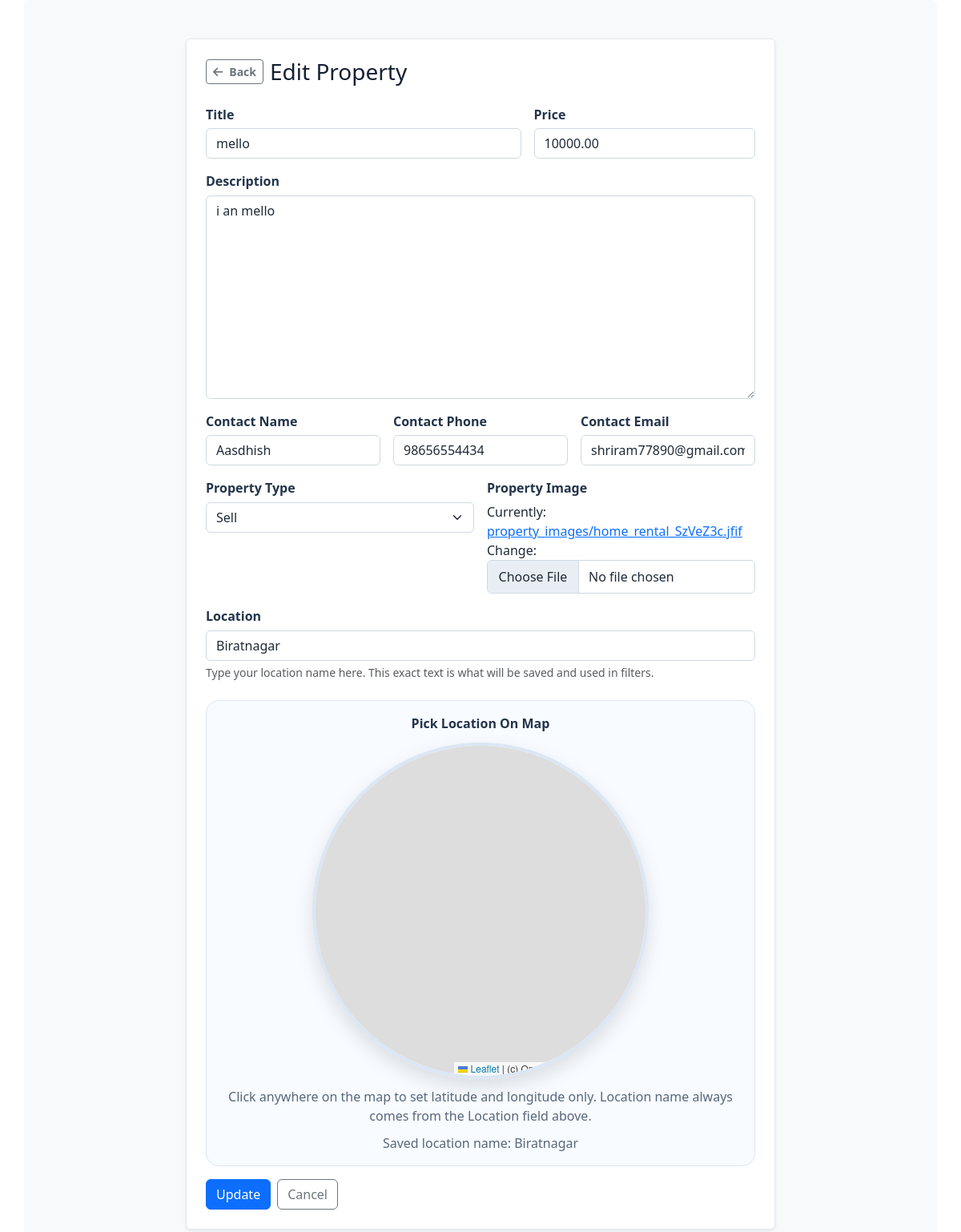
Page /properties/7/edit/ (signed in) on the committed database.
### home/models.py (models this page shows, shortened)
class Property(models.Model):
    PROPERTY_TYPE = (
        ('rent', 'Rent'),
        ('sell', 'Sell'),
    )
    user = models.ForeignKey(User, on_delete=models.CASCADE)
    title = models.CharField(max_length=200)  # Property title/name
    description = models.TextField()  # Detailed property description
    price = models.DecimalField(max_digits=10, decimal_places=2)  # Rental/selling price
    location = models.CharField(max_length=200)  # Property location (street/area)
    contact_name = models.CharField(max_length=120, blank=True, default="")
    contact_phone = models.CharField(max_length=30, blank=True, default="")
    contact_email = models.EmailField(blank=True, default="")
    property_type = models.CharField(max_length=10, choices=PROPERTY_TYPE)  # Rent or Sell
    image = models.ImageField(upload_to='property_images/')  # Property main image
    created_at = models.DateTimeField(auto_now_add=True)  # Creation timestamp
    latitude = models.FloatField(null=True, blank=True)  # GPS latitude for map display
    longitude = models.FloatField(null=True, blank=True)  # GPS longitude for map display

### home/views.py (the view)
# urls.py: path('properties/<int:property_id>/edit/', views.property_edit, name='property_edit'),  # Edit property
@login_required
def property_edit(request, property_id):
    is_admin = _is_admin_user(request.user)
    if is_admin:
        prop = get_object_or_404(Property, pk=property_id)
    else:
        prop = get_object_or_404(Property, pk=property_id, user=request.user)  # Verify ownership
    if request.method == 'POST':
        form = PropertyForm(request.POST, request.FILES, instance=prop)
        if form.is_valid():
            prop = form.save(commit=False)
            if not is_admin:
                prop.user = request.user
            prop.save()
            return redirect('my_properties')
    else:
        form = PropertyForm(instance=prop)
    return render(request, 'add_property.html', {'form': form})

### home/views.py (called while the page is built)
def _is_admin_user(user):
    return bool(user and user.is_authenticated and (user.is_staff or user.is_superuser))

### home/templates/add_property.html (shortened to what this page needs)
{% extends "layout_minimal.html" %}
{% block content %}
<section class="container py-4 py-lg-5 property-form-bg rounded-3">
  {% url 'properties' as back_browse_fallback %}
  {% url 'my_properties' as back_my_fallback %}
  <div class="row justify-content-center">
    <div class="col-12 col-lg-8">
      <div class="card shadow-sm property-form-card">
        <div class="card-body p-4">
          <div class="d-flex flex-wrap align-items-center gap-2 mb-4">
            {% if form.instance.pk %}
              {% include "partials/back_button.html" with fallback_url=back_my_fallback label="Back" btn_class="btn btn-outline-secondary btn-sm fw-semibold" %}
            {% else %}
              {% include "partials/back_button.html" with fallback_url=back_browse_fallback label="Back" btn_class="btn btn-outline-secondary btn-sm fw-semibold" %}
            {% endif %}
            <h1 class="h3 mb-0">{% if form.instance.pk %}Edit Property{% else %}Create Property{% endif %}</h1>
          </div>
          <form method="post" enctype="multipart/form-data">
            <div class="row g-3">
              <div class="col-12 col-md-7">
                <label class="form-label-custom" for="{{ form.title.id_for_label }}">Title</label>
                {{ form.title }}
              </div>
              <div class="col-12 col-md-5">
                <label class="form-label-custom" for="{{ form.price.id_for_label }}">Price</label>
                {{ form.price }}
              </div>
              <div class="col-12">
                <label class="form-label-custom" for="{{ form.description.id_for_label }}">Description</label>
                {{ form.description }}
              </div>
              <div class="col-12 col-md-4">
                <label class="form-label-custom" for="{{ form.contact_name.id_for_label }}">Contact Name</label>
                {{ form.contact_name }}
              </div>
              <div class="col-12 col-md-4">
                <label class="form-label-custom" for="{{ form.contact_phone.id_for_label }}">Contact Phone</label>
                {{ form.contact_phone }}
              </div>
              <div class="col-12 col-md-4">
                <label class="form-label-custom" for="{{ form.contact_email.id_for_label }}">Contact Email</label>
                {{ form.contact_email }}
              </div>
              <div class="col-12 col-md-6">
                <label class="form-label-custom" for="{{ form.property_type.id_for_label }}">Property Type</label>
                {{ form.property_type }}
              </div>
              <div class="col-12 col-md-6">
                <label class="form-label-custom" for="{{ form.image.id_for_label }}">Property Image</label>
                {{ form.image }}
              </div>
              <div class="col-12">
                <label class="form-label-custom" for="{{ form.location.id_for_label }}">Location</label>
                {{ form.location }}
                <div class="form-text">Type your location name here. This exact text is what will be saved and used in filters.</div>
              </div>
            </div>
            <div class="map-panel">
              <p class="map-title">Pick Location On Map</p>
              <div class="map-circle">
                <div id="map"></div>
              </div>
              <p class="map-help">Click anywhere on the map to set latitude and longitude only. Location name always comes from the Location field above.</p>
              <p class="map-help" id="selected-location-display"></p>
            </div>
            <div class="d-flex flex-wrap gap-2 mt-3">
              <button class="btn btn-primary" type="submit">{% if form.instance.pk %}Update{% else %}Create{% endif %}</button>
              {% if form.instance.pk %}
              <a class="btn btn-outline-secondary" href="{% url 'my_properties' %}">Cancel</a>
              {% else %}
              <a class="btn btn-outline-secondary" href="{% url 'properties' %}">Cancel</a>
              {% endif %}
            </div>
          </form>
        </div>
      </div>
    </div>
  </div>
</section>
{% endblock %}

### static/css/site.css (style rules this page uses)
:root { --notif-title-color: #1f2d3d; --notif-subtitle-color: #6c757d; --notif-unread-bg: rgba(13, 110, 253, 0.05); --notif-card-unread-bg: rgba(13, 110, 253, 0.03); --theme-light-surface: #f8f9fa; --theme-light-surface-border: rgba(31, 45, 61, 0.08); }

### home/templates/add_property.html (style rules this page uses)
.property-form-bg, .property-form-card, .property-form-card .card-body, .property-form-card h1, .property-form-card input, .property-form-card select, .property-form-card textarea, .form-label-custom, .map-panel, .map-title, .map-help { transition: background-color 0.25s ease, border-color 0.25s ease, color 0.25s ease, box-shadow 0.25s ease; }
.property-form-bg { background-color: #f8f9fa; }
.property-form-card { background: #ffffff; border: 1px solid #e3e8ef; }
.property-form-card .card-body { color: #1f2a37; }
.property-form-card h1 { color: #142033; text-shadow: none; }
.property-form-card input:not([type="file"]), .property-form-card select, .property-form-card textarea { background: #ffffff; border: 1px solid #cfd8e3; color: #1f2a37; }
.property-form-card select { background-color: #ffffff; background-repeat: no-repeat; background-position: right 0.75rem center; background-size: 16px 12px; border-color: #cfd8e3; color: #1f2a37; padding-right: 2.35rem; }
.property-form-card select option { background: #ffffff; color: #1f2a37; }
.property-form-card input[type="file"] { background: #ffffff; border: 1px solid #cfd8e3; color: #1f2a37; }
.property-form-card input:not([type="file"])::placeholder, .property-form-card textarea::placeholder { color: #6c757d; }
.form-label-custom { display: block; color: #23344b; font-weight: 600; margin-bottom: 0.35rem; }
.map-panel { margin-top: 1.5rem; padding: 1rem; border-radius: 16px; background: #f8fbff; border: 1px solid #dbe6f5; }
.map-title { color: #23344b; font-weight: 600; margin-bottom: 0.75rem; text-align: center; }
.map-help { color: #58677b; text-align: center; margin-top: 0.65rem; margin-bottom: 0; }
.map-circle { width: min(420px, 92%); aspect-ratio: 1 / 1; margin: 0 auto; border-radius: 50%; overflow: hidden; border: 4px solid #dbe6f5; box-shadow: 0 10px 24px rgba(0, 0, 0, 0.12); }
#map { width: 100%; height: 100%; }

### rows in the picture
Property: title "mello", price "10000.00", description "i an mello", contact_name "Aasdhish", contact_phone "98656554434", contact_email "shriram77890@gmail.com", property_type "Sell", location "Biratnagar"

### other values in the picture
{{ label_text }} "Back"
